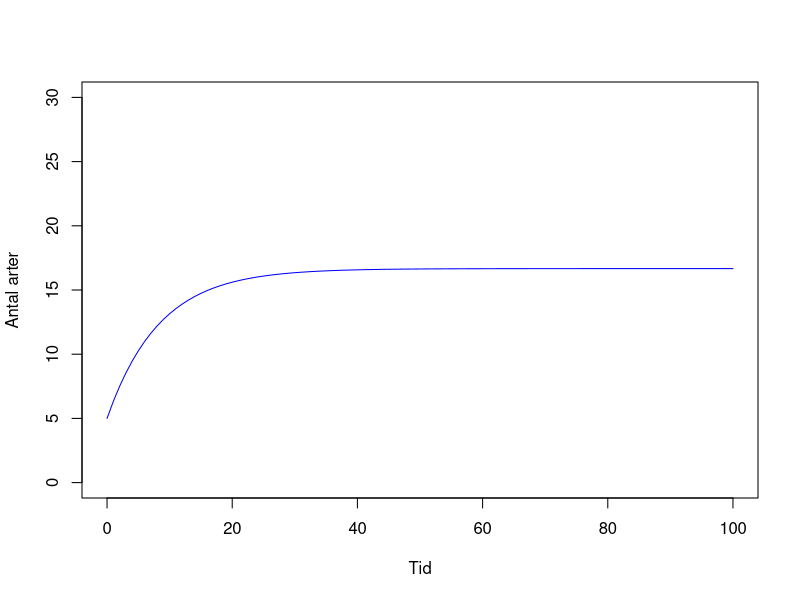

R code for this plot: (Note: this script raises an error after producing the figure.)
# KvantBio block 8

# Quiz 1 ----
library(deSolve)
# dSdt = (1 - (S/P))*c - ((S*m)/P)

# Funktion med ekvationssystem
island_fun <- function(times, # Intervall
                       y,     # Begynnelsevärden
                       parms  # Andra värden
                       ) {
  # variabler att använda
  c <- parms["c"]
  P <- parms["P"]
  m <- parms["m"]
  S <- y["S"]
  
  # Differentialekvationen att lösa numeriskt
  dSdt <- (1 - (S/P))*c - ((S*m)/P)
  
  # Spara & returnera resultatet
  result <- list(
    dSdt
  )
  return(result)
}

# Vektor med begynnelsevärden
init_cond <- c(
  S = 5
)

# Vektor med andra värden för formeln
parameters <- c(
  c = 2,
  P = 50,
  m = 4
)

# Vektor med alla tidssteg (t) att sätta in
time_span <- seq(
  from = 0, # Start på intervall
  to = 100, # Slut på intervall
  by =   1  # Steglängd
)

# Lösa ekvationerna numeriskt
solution <- ode(
  y = init_cond,      # Begynnelsevärden
  times = time_span,  # Intervall
  func = island_fun,  # Funktionen
  parms = parameters, # Andra värden
  method = "rk4"      # Runge-Kutta version 4
)
# Convertera till data frame för lättare hantering
sol <- as.data.frame(solution)

# Plot time vs antal arter
plot(
  sol$time,
  sol$S,
  type = "l",
  xlab = "Tid",
  ylab = "Antal arter",
  ylim = c(0,30),
  col = "blue"
)
# lines(sol$time,
#       sol$S)

# c = koloniseringshastigheten
# ökar -> ökar antalet arter vid jämvikt & ökar fortare

# P = antal arter som kan kolonisera ön
# ökar -> ökar antalet arter vid jämvikt & ökar fortare

# m = utdöende hastighet
# ökar -> minskar antal arter vid jämvikt & når jämnvikt fortare

# Sista värdet av S
sista <- tail(sol,
              n = 1)$S
sista
# Hitta sista värdet med uniroot (därför att differentialekvationen redan är en derivata?)
S_eq <- function(S,
                 c = 2,
                 P = 50,
                 m = 4) {
  (1 - (S/P))*c - ((S*m)/P)
}
uniroot(S_eq, c(0,20))$root


# Quiz 2 ----

# ekv. 1: dIdt = alfa * I - beta * I * S
# ekv. 2: dSdt = delta * I * S - gamma * S

LV_fun <- function(times, # Intervall
                   y,     # Begynnelsevärden
                   parms  # Andra värden
) {
  alfa <- parms["alfa"]
  beta <- parms["beta"]
  delta <- parms["delta"]
  gamma <- parms["gamma"]
  
  I <- y["I"]
  S <- y["S"]
  
  dIdt <- alfa * I - beta * I * S
  dSdt <- delta * I * S - gamma * S
  
  result <- list(
    dIdt,
    dSdt
  )
  return(result)
}

time_span_LV <- seq(
  0,
  30,
  by = 1
)

init_LV <- c(
  I = 200,
  S = 10
)

params_LV <- c(
  alfa = 2.5,
  brata = 0.15,
  delta = 0.02,
  gamma = 1.5
)

sol_LV <- ode(
  y = init_LV,           # Begynnelsevärden
  times = time_span_LV,  # Intervall
  func = LV_fun,         # Funktionen
  parms = params_LV,     # Andra värden
  method = "rk4"         # Runge-Kutta version 4
)
sol_LV <- as.data.frame(sol_LV)
